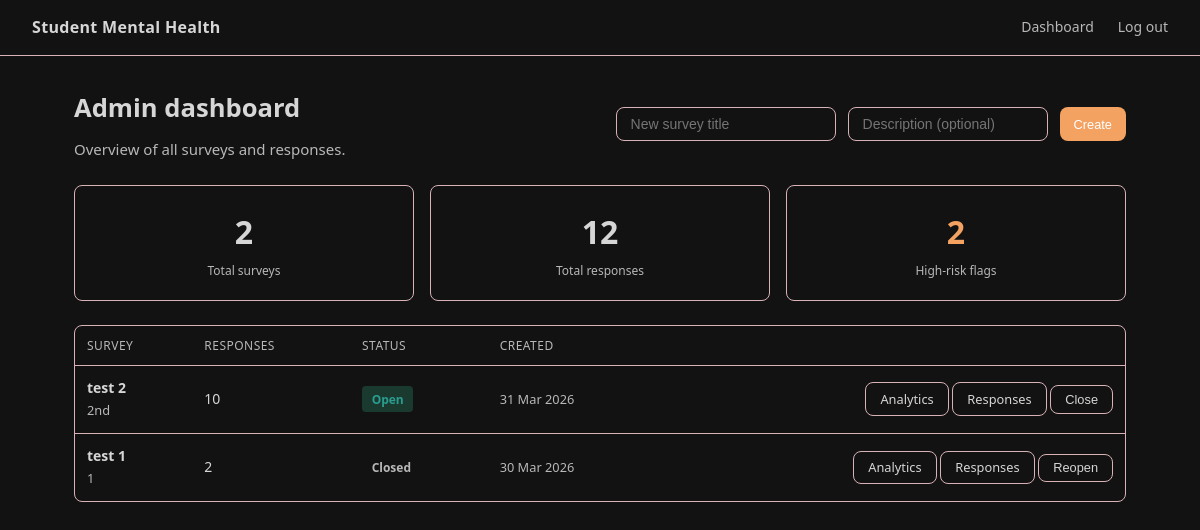
/admin-dashboard/ (signed in), run on the app's committed database.
### core/models.py (models this page shows, shortened)
class Survey(models.Model):
    id          = models.CharField(max_length=5, primary_key=True)
    title       = models.CharField(max_length=200)
    description = models.TextField(blank=True)
    is_active   = models.BooleanField(default=True)
    created_at  = models.DateTimeField(auto_now_add=True)
    closed_at   = models.DateTimeField(null=True, blank=True)

### core/views.py (the view)
# urls.py: path("admin-dashboard/",              views.admin_dashboard,   name="admin_dashboard"),
@login_required
@user_passes_test(_is_admin)
def admin_dashboard(request):
    surveys = Survey.objects.annotate(
        response_count = Count("surveyresponse"),
    ).order_by("-created_at")
    total_responses = SurveyResponse.objects.count()
    total_high_risk = PredictionResult.objects.filter(prediction=1).count()
    context = {
        "surveys":          surveys,
        "total_responses":  total_responses,
        "total_high_risk":  total_high_risk,
    }
    return render(request, "admin_dashboard.html", context)

### core/views.py (called while the page is built)
def _is_admin(user) -> bool:
    return user.is_authenticated and user.is_staff

### core/templates/admin_dashboard.html (shortened to what this page needs)
{% extends "base.html" %}
{% block content %}
<div class="container-wide">
    <div class="flex-between" style="margin-bottom:1.5rem;">
        <div>
            <h1>Admin dashboard</h1>
            <p style="margin:0;">Overview of all surveys and responses.</p>
        </div>
        <form method="post" action="{% url 'create_survey' %}" style="display:flex; gap:0.75rem;">
            <input type="text" name="title" placeholder="New survey title" required
                   style="background:var(--card); border:1px solid var(--border); border-radius:var(--radius); color:var(--text); padding:0.5rem 0.875rem; font-size:0.875rem; width:220px;">
            <input type="text" name="desc" placeholder="Description (optional)"
                   style="background:var(--card); border:1px solid var(--border); border-radius:var(--radius); color:var(--text); padding:0.5rem 0.875rem; font-size:0.875rem; width:200px;">
            <button type="submit" class="btn btn-primary btn-sm">Create</button>
        </form>
    </div>
    <div class="stat-row">
        <div class="stat-card">
            <div class="stat-value">{{ surveys.count }}</div>
            <div class="stat-label">Total surveys</div>
        </div>
        <div class="stat-card">
            <div class="stat-value">{{ total_responses }}</div>
            <div class="stat-label">Total responses</div>
        </div>
        <div class="stat-card">
            <div class="stat-value" style="color:var(--accent);">{{ total_high_risk }}</div>
            <div class="stat-label">High-risk flags</div>
        </div>
    </div>
    <div class="card" style="padding:0; overflow:hidden;">
        <table>
            <thead>
                <tr>
                    <th>Survey</th>
                    <th>Responses</th>
                    <th>Status</th>
                    <th>Created</th>
                    <th></th>
                </tr>
            </thead>
            <tbody>
                {% for survey in surveys %}
                <tr>
                    <td>
                        <strong>{{ survey.title }}</strong>
                        {% if survey.description %}
                        <br><span class="text-muted" style="font-size:0.8rem;">{{ survey.description|truncatechars:60 }}</span>
                        {% endif %}
                    </td>
                    <td>{{ survey.response_count }}</td>
                    <td>
                        {% if survey.is_active %}
                            <span class="badge badge-low">Open</span>
                        {% else %}
                            <span class="badge" style="background:var(--card); color:var(--muted);">Closed</span>
                        {% endif %}
                    </td>
                    <td class="text-muted" style="font-size:0.8rem;">{{ survey.created_at|date:"d M Y" }}</td>
                    <td style="text-align:right; white-space:nowrap;">
                        <a href="{% url 'survey_analytics' survey.id %}" class="btn btn-secondary btn-sm">Analytics</a>
                        <a href="{% url 'survey_details' survey.id %}" class="btn btn-secondary btn-sm">Responses</a>
                        <form method="post" action="{% url 'toggle_survey' survey.id %}" style="display:inline;">
                            <button type="submit" class="btn btn-secondary btn-sm">
                                {% if survey.is_active %}Close{% else %}Reopen{% endif %}
                            </button>
                        </form>
                    </td>
                </tr>
                {% empty %}
                <tr><td colspan="5" style="text-align:center; color:var(--muted); padding:2rem;">No surveys yet.</td></tr>
                {% endfor %}
            </tbody>
        </table>
    </div>
</div>
{% endblock %}

### core/templates/base.html (style rules this page uses)
*, *::before, *::after { box-sizing: border-box; margin: 0; padding: 0; }
:root { --bg: #121212; --surface: #121212; --card: #121212; --border: #D8B2B6; --accent: #f4a261; --accent2: #f4a261; --positive: #8FA36D; --neutral: #eee239; --negative: #e63946; --text: #d6d6d6; --muted: #b9b7b7; ; --radius: 8px; }
body { font-family: "Segoe UI", system-ui, sans-serif; background: var(--bg); color: var(--text); min-height: 100vh; font-size: 15px; line-height: 1.6; }
.container-wide { max-width: 1100px; margin: 0 auto; padding: 2rem 1.5rem; }
.card { background: var(--surface); border: 1px solid var(--border); border-radius: var(--radius); padding: 1.75rem; margin-bottom: 1.25rem; }
h1 { font-size: 1.6rem; font-weight: 600; margin-bottom: 0.5rem; }
p { color: var(--muted); margin-bottom: 1rem; }
.btn { display: inline-block; padding: 0.6rem 1.5rem; border-radius: var(--radius); font-size: 0.9rem; font-weight: 500; cursor: pointer; border: none; text-decoration: none; transition: opacity 0.15s; }
.btn-primary { background: var(--accent); color: #fff; }
.btn-secondary { background: var(--card); color: var(--text); border: 1px solid var(--border); }
.btn-sm { padding: 0.35rem 0.875rem; font-size: 0.8rem; }
.badge { display: inline-block; padding: 0.2rem 0.6rem; border-radius: 4px; font-size: 0.75rem; font-weight: 600; }
.badge-low { background: #1a3a30; color: #2a9d8f; }
.stat-row { display: grid; grid-template-columns: repeat(auto-fit, minmax(150px, 1fr)); gap: 1rem; margin-bottom: 1.5rem; }
.stat-card { background: var(--card); border: 1px solid var(--border); border-radius: var(--radius); padding: 1.25rem; text-align: center; }
.stat-card .stat-value { font-size: 2rem; font-weight: 700; }
.stat-card .stat-label { font-size: 0.75rem; color: var(--muted); margin-top: 0.25rem; }
table { width: 100%; border-collapse: collapse; font-size: 0.875rem; }
th { text-align: left; padding: 0.6rem 0.75rem; color: var(--muted); font-weight: 500; border-bottom: 1px solid var(--border); font-size: 0.75rem; text-transform: uppercase; letter-spacing: 0.04em; }
td { padding: 0.7rem 0.75rem; border-bottom: 1px solid var(--border); }
tr:last-child td { border-bottom: none; }
.text-muted { color: var(--muted); }
.flex-between { display: flex; align-items: center; justify-content: space-between; }

### data on the page
Survey: title "test 2", description "2nd", response_count "10", is_active "Open", created_at "31 Mar 2026"
Survey: title "test 1", description "1", response_count "2", is_active "Closed", created_at "30 Mar 2026"

### other printed values
{{ surveys.count }} "2"
{{ total_responses }} "12"
{{ total_high_risk }} "2"
